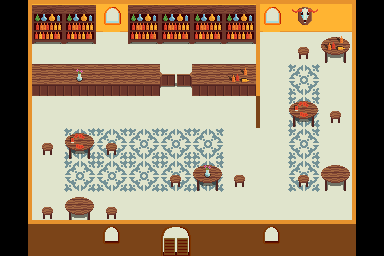

A 2D game scene composited from a Tiled map and its tileset images. What follows is a short description and the map's XML, with every tile layer's data as written:
An orthogonal 12x8 tile map with 32x32 px tiles, 3 tile layers (Base, Overlay, Table Decor), 2 tilesets and 4 objects (CardPlayer).

<map version="1.0" orientation="orthogonal" renderorder="right-down" width="12" height="8" tilewidth="32" tileheight="32" nextobjectid="5">
 <properties>
  <property name="Name" value="Saloon" />
 </properties>
 <tileset firstgid="1" source="Interior.tsx" />
 <tileset firstgid="257" name="PlaceObjects" tilewidth="32" tileheight="32" tilecount="16" columns="4">
  <image source="PlaceObjects.png" width="128" height="128" />
  <tile id="0">
   <properties>
    <property name="ObjectName" value="ShootOnSight" />
   </properties>
  </tile>
 </tileset>
 <layer name="Base" width="12" height="8">
  <data encoding="csv">
0,1,1,3,1,1,1,1,3,4,1,0,
0,34,34,34,34,34,34,34,34,34,34,0,
0,34,34,34,34,34,34,34,34,33,34,0,
0,34,34,34,34,34,34,34,34,33,34,0,
0,34,33,33,33,33,33,34,34,33,34,0,
0,34,33,33,33,33,33,34,34,33,34,0,
0,34,34,34,34,34,34,34,34,34,34,0,
0,34,34,34,34,34,34,34,34,34,34,0
</data>
 </layer>
 <layer name="Overlay" width="12" height="8">
  <data encoding="csv">
6,36,36,0,36,36,36,36,7,0,0,7,
6,52,52,0,52,52,52,52,7,70,54,7,
6,81,81,81,81,82,81,81,7,0,0,7,
6,0,0,0,0,0,0,0,23,54,70,7,
6,70,54,70,0,0,0,0,0,0,0,7,
6,0,0,0,0,70,54,70,0,70,54,7,
6,70,54,70,0,0,0,0,0,0,0,7,
22,0,0,0,0,0,0,0,0,0,0,23
</data>
 </layer>
 <layer name="Table Decor" width="12" height="8">
  <data encoding="csv">
0,0,0,0,0,0,0,0,0,0,0,7,
0,0,0,0,0,0,0,0,0,0,72,7,
6,0,55,0,0,0,0,72,0,0,0,7,
6,0,0,0,0,0,0,0,0,71,0,7,
6,0,71,0,0,0,0,0,0,0,0,7,
6,0,0,0,0,0,55,0,0,0,0,7,
6,8,8,8,8,8,8,8,8,8,8,7,
22,17,17,18,17,19,17,17,18,17,17,23
</data>
 </layer>
 <objectgroup name="Objects">
  <object id="1" x="160" y="256" width="32" height="32">
   <properties>
    <property name="PortalTo" value="DessertTest:SaloonDoor" />
   </properties>
  </object>
  <object id="2" x="160" y="224" width="32" height="32">
   <properties>
    <property name="PortalFrom" value="default" />
   </properties>
  </object>
  <object id="3" name="CardPlayer" gid="257" x="320" y="131" width="32" height="32">
   <properties>
    <property name="ObjectName" value="CardPlayer" />
   </properties>
  </object>
  <object id="4" x="320" y="128" width="32" height="32">
   <properties>
    <property name="PortalFrom" value="card_game" />
   </properties>
  </object>
 </objectgroup>
</map>
